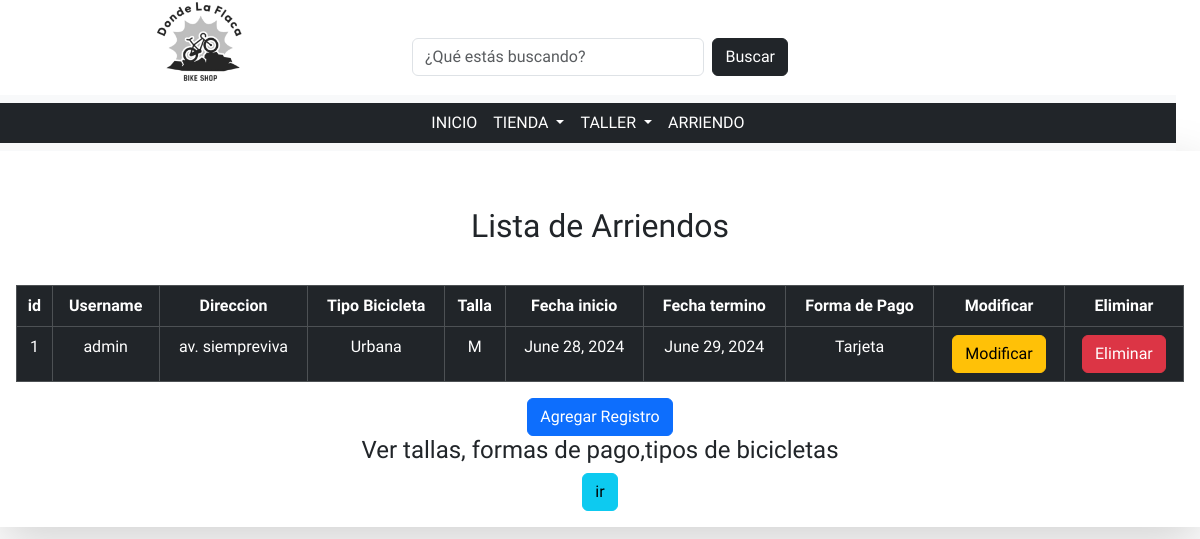
Screenshot of /MasterBikes/crud-arriendos with the database file from the repository.
### MasterBikes/models.py (models this page shows, shortened)
class Arriendo(models.Model):
    id_arriendo = models.AutoField(primary_key=True, db_column="idArriendo")
    rut = models.ForeignKey(
        "Usuario", on_delete=models.CASCADE, db_column="rut"
    )
    direccion = models.CharField(max_length=80)
    id_tipo_bici = models.ForeignKey(
        "TipoBici", on_delete=models.CASCADE, db_column="idTipoBici"
    )
    id_talla = models.ForeignKey(
        "Talla", on_delete=models.CASCADE, db_column="idTalla"
    )
    inicio = models.DateField()
    termino = models.DateField()
    id_forma_pago = models.ForeignKey(
        "FormaPago", on_delete=models.CASCADE, db_column="idFormaPago"
    )

class TipoBici(models.Model):
    id_tipo_bici = models.AutoField(primary_key=True, db_column="idTipoBici")
    tipo = models.CharField(max_length=30)

class Talla(models.Model):
    id_talla = models.AutoField(primary_key=True, db_column="idTalla")
    talla = models.CharField(max_length=10)

class FormaPago(models.Model):
    id_forma_pago = models.AutoField(primary_key=True, db_column="idFormaPago")
    forma = models.CharField(max_length=30)
    class Meta:
        verbose_name_plural = "Formas de pago"

### MasterBikes/views.py (the view)
# urls.py: path('crud-arriendos', views.crud_arriendos, name='crud-arriendos'),
def crud_arriendos(request):
    arriendos = Arriendo.objects.all()
    usuarios = User.objects.all()
    detalle = Usuario.objects.all()
    talla = Talla.objects.all()
    formaPago = FormaPago.objects.all()
    tipoBici = TipoBici.objects.all()
    context={
        "usuarios" : usuarios,
        "detalle" : detalle,
        "arriendos" : arriendos,
        "talla" : talla,
        "formaPago" : formaPago,
        "tipoBici" : tipoBici
    }
    return render(request, 'pages/despliegue/crud_arriendos.html', context)

### MasterBikes/templates/pages/despliegue/crud_arriendos.html (shortened to what this page needs)
<!DOCTYPE html>
<html lang="en">
<head>
    {% load static %}
    <link rel="stylesheet" href="{% static 'css/bootstrap.min.css'%}">
    <link rel="stylesheet" href="{% static 'css/style.css'%}">
</head>
<body>
    {% include 'base/header.html'%}
    <main>
        <div class="container">
            <div class="row">
                <div class="col-md shadow-lg mx-auto text-center p-3">
                    <br>
                    <h2 class="my-3">Lista de Arriendos</h2><br>
                    <table class="table table-dark table-hover table-bordered">
                        <thead>
                            <th>id</th>
                            <th>Username</th>
                            <th>Direccion</th>
                            <th>Tipo Bicicleta</th>
                            <th>Talla</th>
                            <th>Fecha inicio</th>
                            <th>Fecha termino</th>
                            <th>Forma de Pago</th>
                            <th>Modificar</th>
                            <th>Eliminar</th>
                        </thead>
                        <tbody>
                            {% if arriendos %}
                                {% for arr in arriendos %}
                                    <tr>
                                        <td>{{arr.id_arriendo}}</td>
                                        {% if usuarios %}
                                            {% for user in usuarios %}
                                                {% if detalle %}
                                                    {% for det in detalle %}
                                                        {% if arr.rut.rut == det.rut and user.username == det.username.username %}
                                                            <td>{{user.username}}</td>
                                                        {% endif %}
                                                    {% endfor%}
                                                {% endif %}
                                            {% endfor%}
                                        {% endif %}
                                        <td>{{arr.direccion}}</td>
                                        {% if tipoBici %}
                                            {% for bici in tipoBici %}
                                                {% if bici.id_tipo_bici == arr.id_tipo_bici.id_tipo_bici %}
                                                    <td>{{bici.tipo}}</td>
                                                {% endif %}
                                            {% endfor%}
                                        {% endif %}
                                        {% if talla %}
                                            {% for talla in talla %}
                                                {% if talla.id_talla == arr.id_talla.id_talla%}
                                                    <td>{{talla.talla}}</td>
                                                {% endif %}
                                            {% endfor%}
                                        {% endif %}
                                        <td>{{arr.inicio}}</td>
                                        <td>{{arr.termino}}</td>
                                        {% if formaPago %}
                                            {% for pago in formaPago %}
                                                {% if arr.id_forma_pago.id_forma_pago == pago.id_forma_pago %}
                                                    <td>{{pago.forma}}</td>
                                                {% endif %}
                                            {% endfor%}
                                        {% endif %}
                                        <td><a href=""><button
                                            class="btn btn-warning">Modificar</button></a></td>
                                        <td><a href=""><button
                                            class="btn btn-danger">Eliminar</button></a></td>
                                    </tr>
                                {% endfor%}
                            {% endif %}
                        </tbody>
                    </table>
                    <a href="">
                        <button class="btn btn-primary">Agregar Registro</button>
                    </a>
                    <h4>Ver tallas, formas de pago,tipos de bicicletas</h4>
                    <a href="{% url 'crud-varios' %}">
                        <button class="btn btn-info">
                            ir
                        </button>
                    </a>
                </div>
            </div>
        </div>
    </main>
</body>
</html>

### MasterBikes/static/css/style.css (style rules this page uses)
a { text-decoration: none; }
* { margin: 0; padding: 0; box-sizing: border-box; list-style: none; }
body { font-family: sans-serif; }
.container { max-width: 1200px; margin: 0 auto; }
* { box-sizing: border-box; font-family: Montserrat; padding: 0; margin: 0; }

### rows the page displays
Arriendo: id_arriendo "1", direccion "av. siempreviva", inicio "June 28, 2024", termino "June 29, 2024"
TipoBici: tipo "Urbana"
Talla: talla "M"
FormaPago: forma "Tarjeta"

### other values shown
{{ user.username }} "admin"
